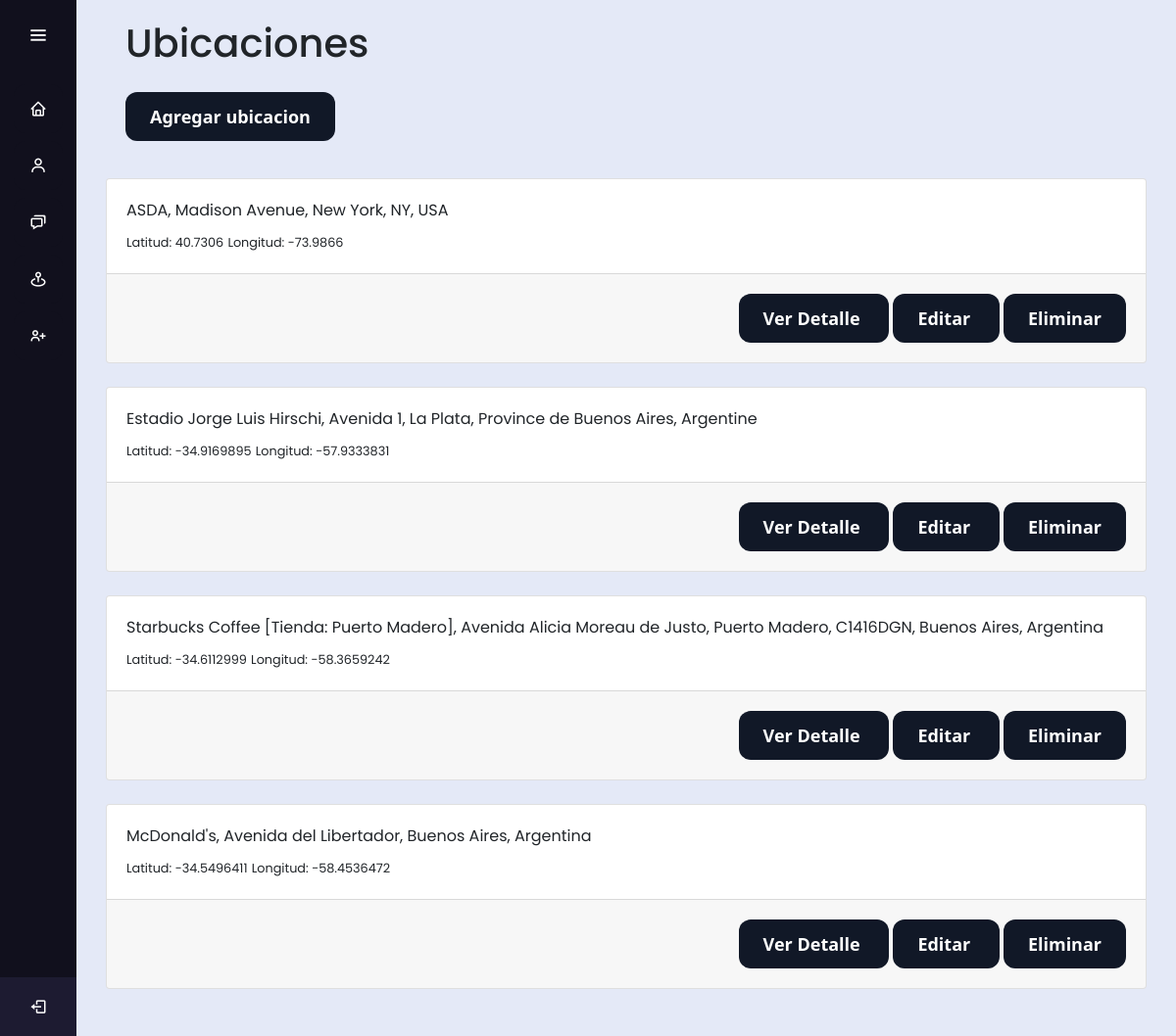
The page /addresses/ (signed in) on the database as committed earlier.
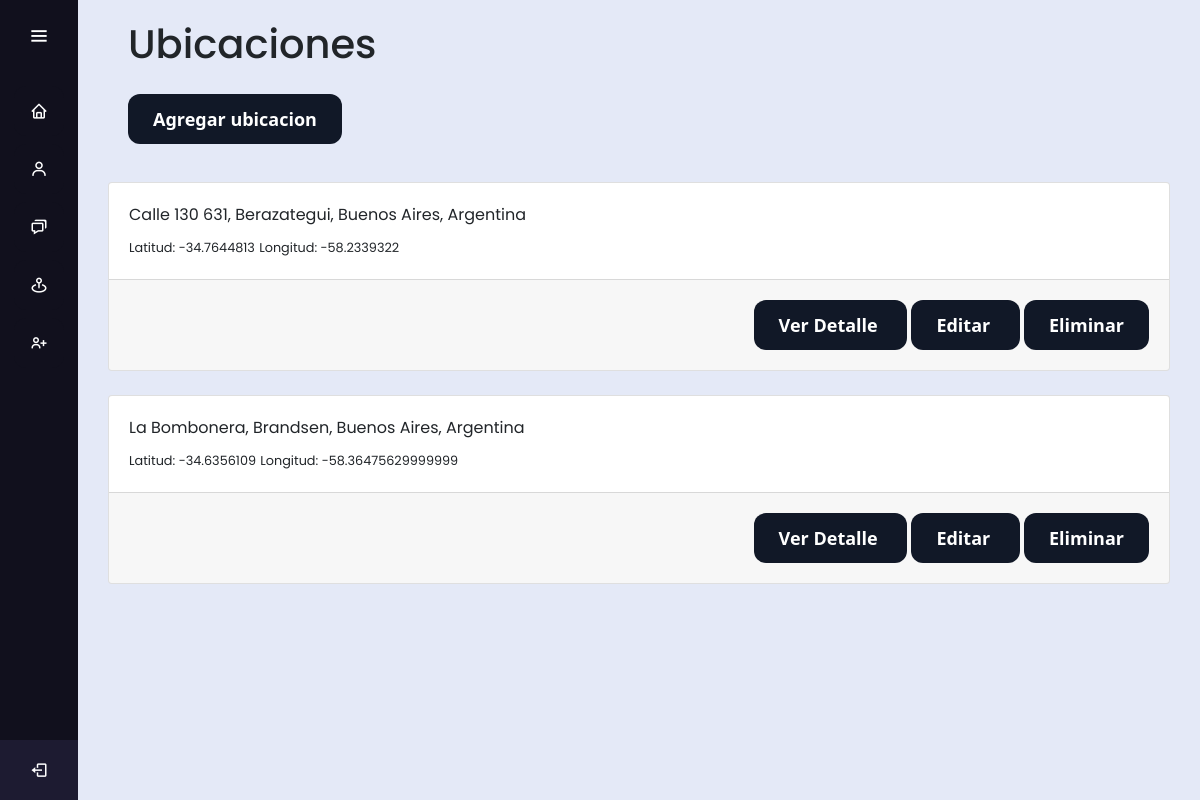
The same page on the database as committed later.
### maps/models.py (models this page shows, shortened)
class Address(models.Model):
    OPCIONES = (
        ('Cultivo', 'Cultivo'),
        ('Terreno', 'Terreno'),
        ('Rio', 'Rio'),
    )
    tipo = models.CharField(
        choices=OPCIONES,
        max_length=25,
        null=True
    )
    nombre = models.TextField()
    address = models.TextField()
    lat = models.FloatField(blank=True, null=True)
    long = models.FloatField(blank=True, null=True)

### maps/views.py (the view)
# urls.py: path('addresses/', views.get_ubics, name='get_ubics'),
@login_required
def get_ubics(request):
    elementos = Address.objects.all()
    return render(request, 'addresses.html', {'ubics': elementos})

### deu_HM/templates/addresses.html (shortened to what this page needs)
{% extends 'base.html' %}
{% load bootstrap5 %}
{% load static %}
{% block content %}
<link rel="stylesheet" href="{% static 'css/new_address.css' %}">
<link href="https://maxcdn.bootstrapcdn.com/font-awesome/4.3.0/css/font-awesome.min.css" rel="stylesheet">
<link rel="stylesheet" href="{% static 'css/avisos.css' %}">
<link rel="stylesheet" href="https://cdn.jsdelivr.net/npm/bootstrap@4.3.1/dist/css/bootstrap.min.css"
>
<h1 style="margin-bottom: 20px; margin-left: 50px; padding-top: 20px;">Ubicaciones</h1>
<h1>
    <a href="{% url 'geocode_address' %}">
        <button class="button-40" style="margin-left: 50px; margin-bottom: 30px;" role="button">Agregar
            ubicacion</button>
    </a>
</h1>
<div class="container">
    <div class="col-md-12">
        {% for ubic in ubics %}
        <div class="card b-1 hover-shadow mb-4">
            <div class="media card-body">
                <div class="media-body">
                    <div class="mb-2">
                        <span class="fs-20 pr-16">{{ubic.address}}</span>
                    </div>
                    <small class="fs-16 fw-300 ls-1">Latitud: {{ ubic.lat }}</small>
                    <small class="fs-16 fw-300 ls-1">Longitud: {{ ubic.long }}</small>
                </div>
            </div>
            <footer class="card-footer d-flex align-items-center">
                <div class="ml-auto mt-2 mb-2">
                    <a href="#"
                        class="button-40 text-white text-decoration-none mr-1" tabindex="0">
                        Ver Detalle
                    </a>
                    {% if request.user.role == "v" %}
                    <a href="#" class="button-40 text-white text-decoration-none mr-1" tabindex="0">
                        Editar
                    </a>
                    <button class="button-40" data-toggle="modal" data-target="#exampleModal">
                        Eliminar
                    </button>
                    {% endif %}
                </div>
            </footer>
        </div>
        {% endfor %}
    </div>
    <br>
</div>
{% endblock %}

Rows that differ between the two databases and show on the page:
removed Address: address "ASDA, Madison Avenue, New York, NY, USA", lat "40.7306", long "-73.9866"
removed Address: address "Estadio Jorge Luis Hirschi, Avenida 1, La Plata, Province de Buenos Aires, Argentine", lat "-34.9169895", long "-57.9333831"
removed Address: address "Starbucks Coffee [Tienda: Puerto Madero], Avenida Alicia Moreau de Justo, Puerto Madero, C1416DGN, Buenos Aires, Argentina", lat "-34.6112999", long "-58.3659242"
removed Address: address "McDonald's, Avenida del Libertador, Buenos Aires, Argentina", lat "-34.5496411", long "-58.4536472"
added Address: address "Calle 130 631, Berazategui, Buenos Aires, Argentina", lat "-34.7644813", long "-58.2339322"
added Address: address "La Bombonera, Brandsen, Buenos Aires, Argentina", lat "-34.6356109", long "-58.36475629999999"
